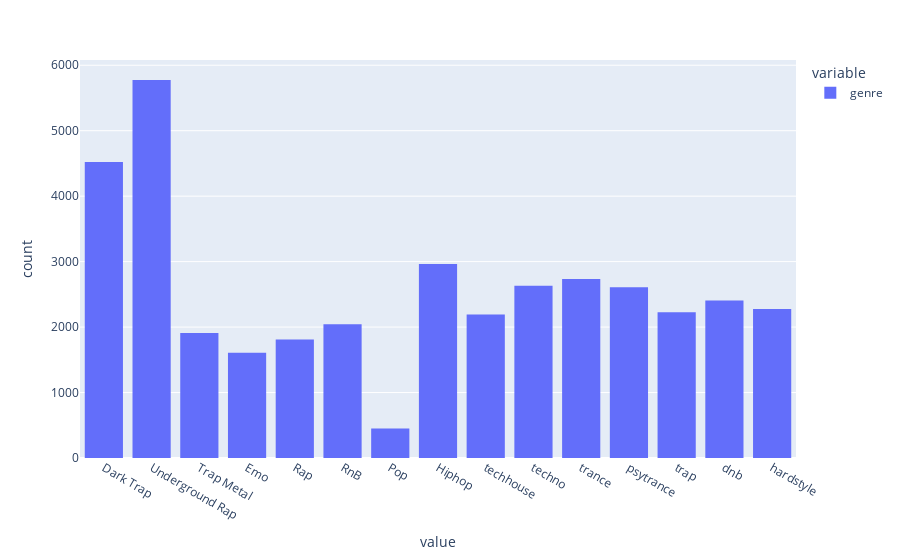

The notebook cell saved with this chart:
### Code cell
# Count of each genre
import plotly.express as px
px.histogram(df.genre)

### Figure 1 — Plotly figure (JSON) as saved in the notebook; plotly's stock layout.template omitted (floating-point values rounded to 4 significant figures; data arrays with more than 128 entries replaced by an {"elided": "..."} marker saying what was removed)
{"data": [{"alignmentgroup": "True", "bingroup": "x", "hovertemplate": "variable=genre<br>value=%{x}<br>count=%{y}<extra></extra>", "legendgroup": "genre", "marker": {"color": "#636efa", "pattern": {"shape": ""}}, "name": "genre", "offsetgroup": "genre", "orientation": "v", "showlegend": true, "type": "histogram", "x": {"elided": "38165 str values"}, "xaxis": "x", "yaxis": "y"}], "layout": {"barmode": "relative", "legend": {"title": {"text": "variable"}, "tracegroupgap": 0}, "margin": {"t": 60}, "xaxis": {"anchor": "y", "domain": [0, 1], "title": {"text": "value"}}, "yaxis": {"anchor": "x", "domain": [0, 1], "title": {"text": "count"}}}}
